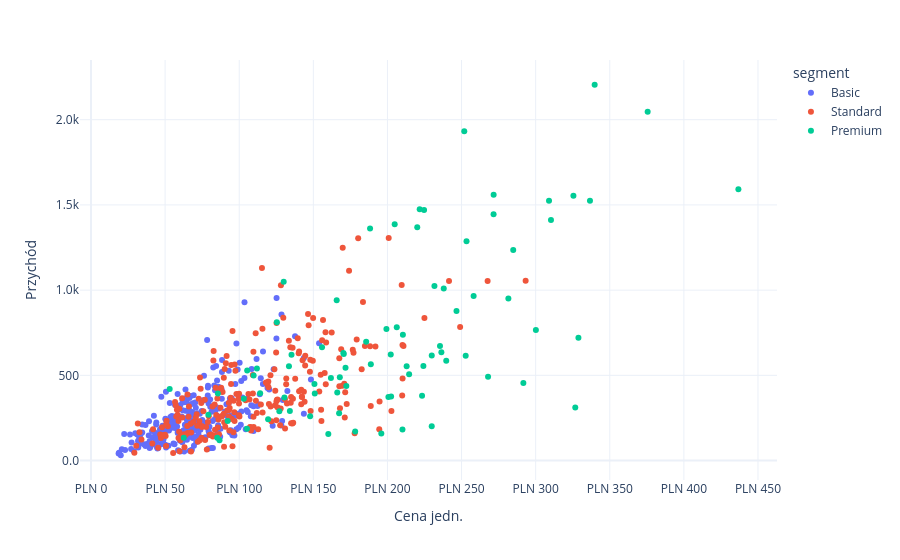

This figure's notebook cell:
### Markdown cell above
### 1.5. Formatowanie liczb, dat i hover

| Format d3 | Efekt |
|---|---|
| `",.0f"` | 12,345 |
| `".2f"` | 12.35 |
| `".1%"` | 12.3% |
| `"$,.0f"` | $12,345 |
| `".2s"` | 12k (notacja SI) |
| `"%Y-%m-%d"`, `"%b %Y"`, `"%d.%m.%Y"` | formaty dat (`tickformat`/hover) |

### Code cell
fig = px.scatter(smp, x="unit_price", y="revenue", color="segment",
                 hover_name="order_id",                                             # pogrubiony nagłówek
                 hover_data={"discount": ":.1%", "units": True, "unit_price": ":.2f", "segment": False},
                 labels={"unit_price": "Cena jedn.", "revenue": "Przychód"})
fig.update_xaxes(tickprefix="PLN ", tickformat=",.0f")
fig.update_yaxes(tickformat=".2s")
fig.show()

### Figure 1 — Plotly figure (JSON) as saved in the notebook; plotly's stock layout.template omitted (floating-point values rounded to 4 significant figures; data arrays with more than 128 entries replaced by an {"elided": "..."} marker saying what was removed)
{"data": [{"customdata": {"elided": "274x3 mixed values"}, "hovertemplate": "<b>%{hovertext}</b><br><br>Cena jedn.=%{x:.2f}<br>Przychód=%{y}<br>discount=%{customdata[0]:.1%}<br>units=%{customdata[1]}<extra></extra>", "hovertext": {"elided": "274 str values"}, "legendgroup": "Basic", "marker": {"color": "#636efa", "symbol": "circle"}, "mode": "markers", "name": "Basic", "orientation": "v", "showlegend": true, "type": "scatter", "x": {"elided": "274 float values"}, "xaxis": "x", "y": {"elided": "274 float values"}, "yaxis": "y"}, {"customdata": {"elided": "243x3 mixed values"}, "hovertemplate": "<b>%{hovertext}</b><br><br>Cena jedn.=%{x:.2f}<br>Przychód=%{y}<br>discount=%{customdata[0]:.1%}<br>units=%{customdata[1]}<extra></extra>", "hovertext": {"elided": "243 str values"}, "legendgroup": "Standard", "marker": {"color": "#EF553B", "symbol": "circle"}, "mode": "markers", "name": "Standard", "orientation": "v", "showlegend": true, "type": "scatter", "x": {"elided": "243 float values"}, "xaxis": "x", "y": {"elided": "243 float values"}, "yaxis": "y"}, {"customdata": {"elided": "83x3 mixed values"}, "hovertemplate": "<b>%{hovertext}</b><br><br>Cena jedn.=%{x:.2f}<br>Przychód=%{y}<br>discount=%{customdata[0]:.1%}<br>units=%{customdata[1]}<extra></extra>", "hovertext": ["ORD-01463", "ORD-00058", "ORD-01438", "ORD-00859", "ORD-01396", "ORD-00656", "ORD-01134", "ORD-01299", "ORD-00496", "ORD-00487", "ORD-00693", "ORD-00273", "ORD-01190", "ORD-00144", "ORD-00358", "ORD-00162", "ORD-01168", "ORD-00508", "ORD-01435", "ORD-00895", "ORD-00427", "ORD-00741", "ORD-00963", "ORD-01281", "ORD-00293", "ORD-01032", "ORD-01445", "ORD-00839", "ORD-00468", "ORD-00604", "ORD-00010", "ORD-00943", "ORD-00136", "ORD-01007", "ORD-00447", "ORD-00406", "ORD-01457", "ORD-01153", "ORD-00029", "ORD-00138", "ORD-00873", "ORD-00981", "ORD-00429", "ORD-00157", "ORD-00566", "ORD-00374", "ORD-01148", "ORD-00534", "ORD-01338", "ORD-01090", "ORD-00934", "ORD-00354", "ORD-00372", "ORD-00837", "ORD-00239", "ORD-00124", "ORD-00810", "ORD-01481", "ORD-01079", "ORD-00035", "ORD-00929", "ORD-01344", "ORD-00238", "ORD-00420", "ORD-00906", "ORD-00127", "ORD-00852", "ORD-00206", "ORD-00658", "ORD-00279", "ORD-00527", "ORD-01286", "ORD-00020", "ORD-00021", "ORD-00930", "ORD-00300", "ORD-01223", "ORD-01193", "ORD-01035", "ORD-00787", "ORD-00349", "ORD-00252", "ORD-00008"], "legendgroup": "Premium", "marker": {"color": "#00cc96", "symbol": "circle"}, "mode": "markers", "name": "Premium", "orientation": "v", "showlegend": true, "type": "scatter", "x": [271.6, 210.1, 231.7, 309.0, 267.9, 185.6, 210.4, 171.7, 326.7, 195.9, 251.8, 109.7, 160.1, 235.4, 167.4, 252.8, 202.2, 224.7, 135.3, 130.5, 147.8, 86.69, 375.6, 325.5, 253.4, 204.9, 172.3, 166.1, 155.9, 85.16, 223.3, 221.8, 284.9, 300.1, 200.7, 199.3, 170.5, 229.9, 114.1, 281.6, 170.3, 125.4, 238.0, 229.9, 150.8, 188.8, 220.1, 119.5, 105.4, 79.19, 239.7, 105.2, 339.8, 236.4, 62.59, 310.3, 178.2, 130.0, 206.3, 328.9, 167.9, 151.0, 85.59, 111.9, 214.6, 127.1, 165.8, 53.08, 291.7, 133.6, 213.0, 224.3, 188.3, 246.6, 103.1, 258.1, 92.2, 336.6, 436.8, 134.2, 161.9, 271.6, 202.5], "xaxis": "x", "y": [1446.0, 183.0, 1024.0, 1524.0, 491.3, 696.5, 738.6, 544.7, 311.7, 159.4, 1932.0, 498.7, 156.4, 671.7, 277.2, 615.0, 622.9, 1471.0, 620.3, 370.8, 260.2, 119.8, 2046.0, 1554.0, 1287.0, 1387.0, 437.7, 398.7, 664.8, 133.5, 381.0, 1475.0, 1235.0, 766.3, 373.2, 772.5, 625.5, 200.7, 394.8, 950.4, 631.3, 811.8, 1009.0, 616.6, 449.2, 565.6, 1368.0, 241.9, 529.1, 268.3, 585.3, 186.8, 2205.0, 636.1, 133.3, 1412.0, 170.9, 1050.0, 782.3, 720.2, 489.5, 393.6, 392.9, 540.1, 506.7, 289.7, 941.0, 420.4, 455.1, 552.9, 553.9, 555.0, 1362.0, 876.8, 363.3, 965.5, 232.3, 1525.0, 1592.0, 291.0, 485.0, 1560.0, 376.6], "yaxis": "y"}], "layout": {"legend": {"title": {"text": "segment"}, "tracegroupgap": 0}, "margin": {"t": 60}, "xaxis": {"anchor": "y", "domain": [0, 1], "tickformat": ",.0f", "tickprefix": "PLN ", "title": {"text": "Cena jedn."}}, "yaxis": {"anchor": "x", "domain": [0, 1], "tickformat": ".2s", "title": {"text": "Przychód"}}}}
